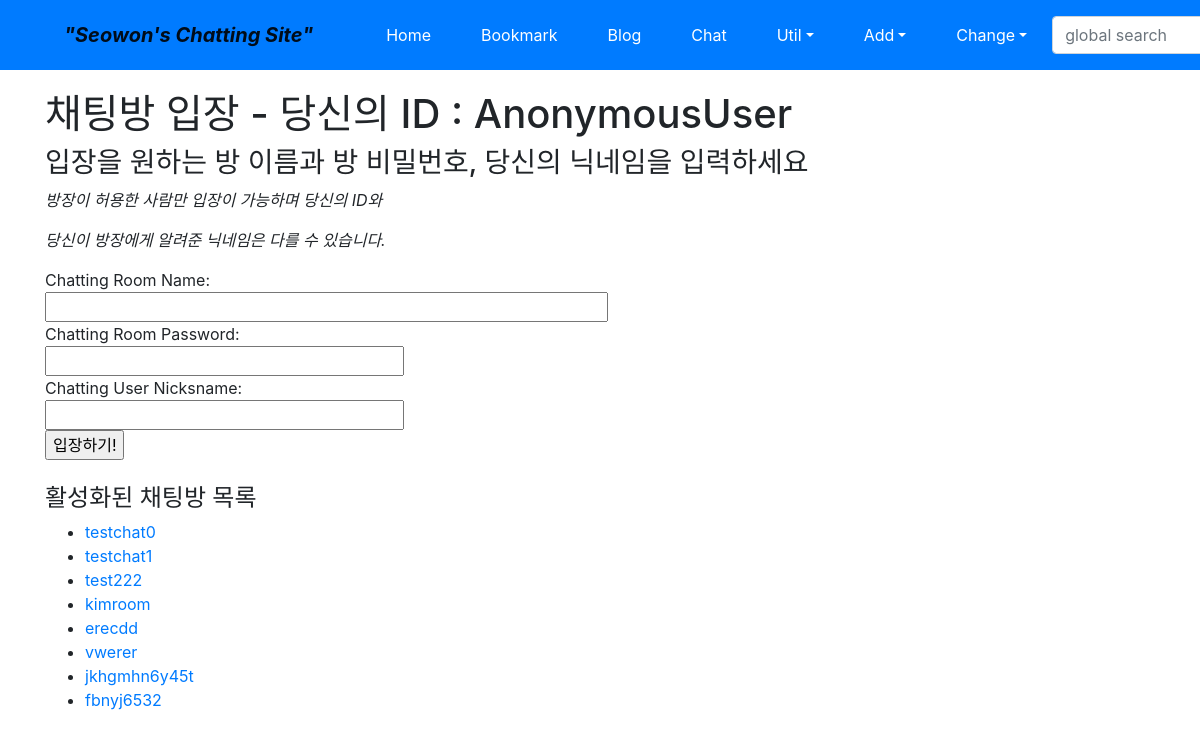
Page /chat/ on the earlier database version.
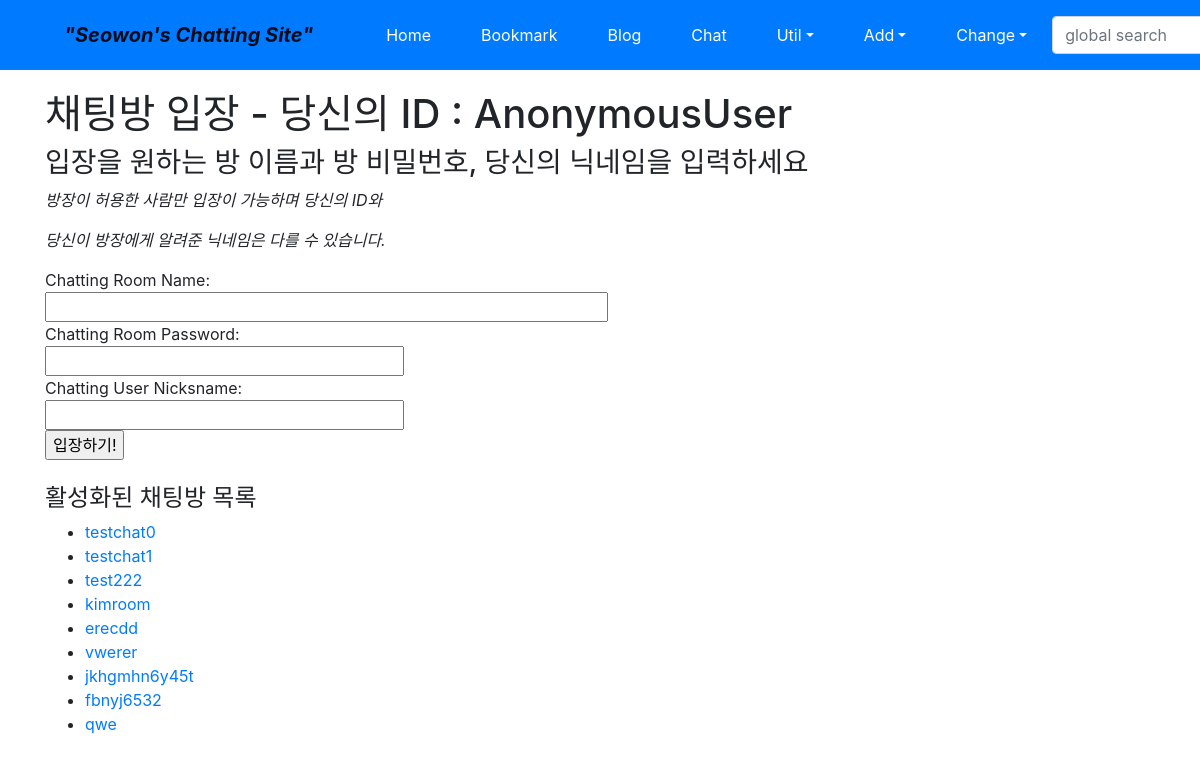
Same page on the later database version.
### chat/models.py (models this page shows, shortened)
class Chatting(models.Model):
	title = models.CharField('TITLE', max_length=100, unique=True, blank=False, null=False)
	password = models.CharField('PASSWORD', max_length=15 ,unique=False, null=False, blank=False)
	member = models.CharField('MEMBER', max_length=1000, unique=False, null = True, blank = True)
	owner = models.ForeignKey(User, on_delete=models.CASCADE, blank=True, null=True)
	def __str__(self):
		return str(self.title)

### chat/views.py (the view)
# urls.py: path('', views.ChattingLV.as_view(), name = 'index'),
class ChattingLV(ListView, LoginRequiredMixin):
	model = Chatting
	template_name = 'chat/index.html'

### chat/templates/chat/index.html (shortened to what this page needs)
{% extends "base.html" %}
{% block content %}
<h1> 채팅방 입장 - 당신의 ID : {{user}}</h1>
<h3>입장을 원하는 방 이름과 방 비밀번호, 당신의 닉네임을 입력하세요</h3>
<p class="font-italic">방장이 허용한 사람만 입장이 가능하며 당신의 ID와</p>
<p class="font-italic">당신이 방장에게 알려준 닉네임은 다를 수 있습니다.</p>
    Chatting Room Name:<br>
    <input id="room-name-input" type="text" size="50" name="room-name"/><br>
    Chatting Room Password:<br>
    <input id="room-pass-input" type="text" size="30" name="room-pass"/><br>
    Chatting User Nicksname:<br>
    <input id="room-nick-input" type="text" size="30" name="room-nick"/><br>
    <input id="room-name-submit" type="button" value="입장하기!" size="40"><br>
<br><h4>활성화된 채팅방 목록</h4>
<ul>
	{% for chatting in object_list %}
		<li>
		<a href="">{{ chatting }}</a>
		</li>
	{% endfor %}
</ul>
{% endblock %}

Differences in the rows shown:
added Chatting: title "qwe"
